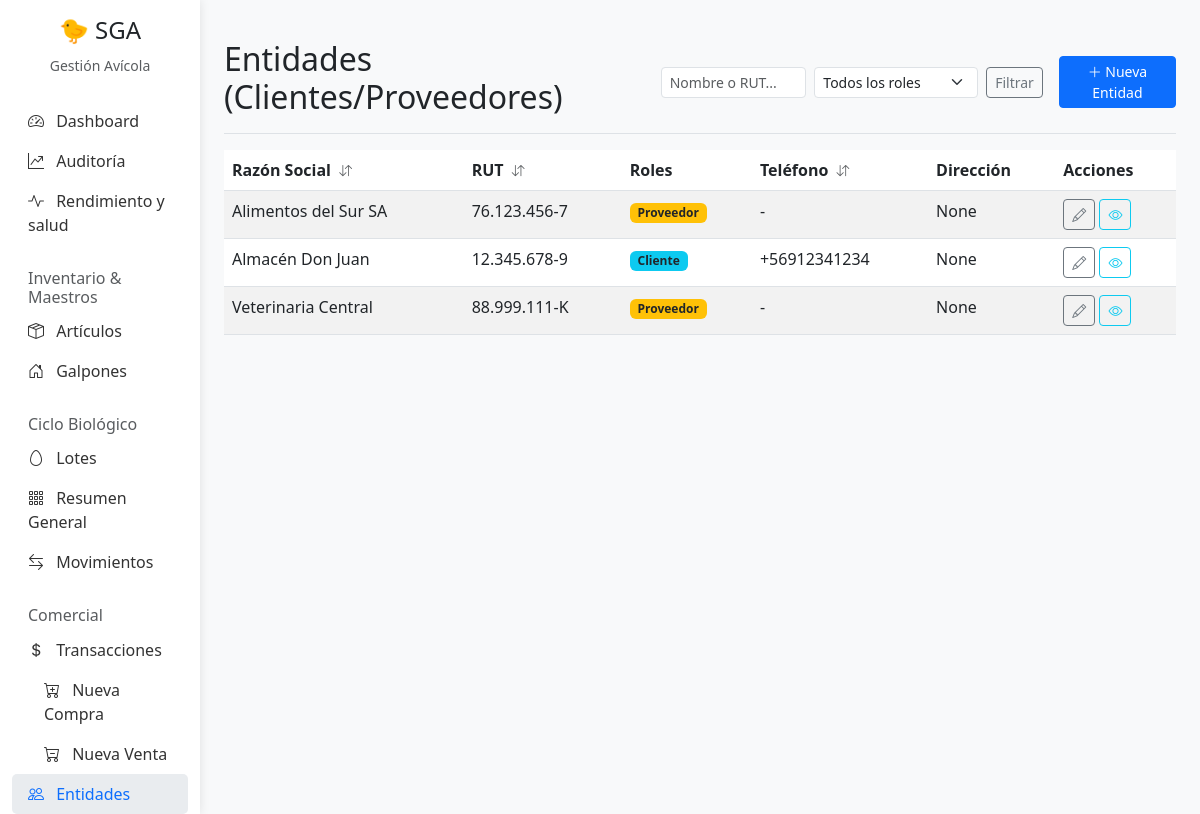
/entidades/, run on the app's committed database.
### Gestion/models.py (models this page shows, shortened)
class Entidad(models.Model):
    id_entidad = models.AutoField(primary_key=True)
    nombre_razon_social = models.CharField(max_length=200)
    rut = models.CharField(max_length=20, blank=True, null=True)
    es_cliente = models.BooleanField(default=False)
    es_proveedor = models.BooleanField(default=False)
    telefono = models.CharField(max_length=50, blank=True, null=True)
    direccion = models.CharField(max_length=250, blank=True, null=True)

### Gestion/views.py (the view)
# urls.py: path('entidades/', views.entidad_list, name='entidad-list'),
def entidad_list(request):
    query = request.GET.get('q', '')
    rol_filter = request.GET.get('rol', '')
    entidades = Entidad.objects.all()
    allowed_sort = ['nombre_razon_social', 'rut', 'telefono', 'email']
    ordering = get_ordering(request, allowed_sort, default_field='nombre_razon_social')
    entidades = entidades.order_by(ordering)
    if query:
        entidades = entidades.filter(
            Q(nombre_razon_social__icontains=query) |
            Q(rut__icontains=query)
        )
    if rol_filter == 'cliente':
        entidades = entidades.filter(es_cliente=True)
    elif rol_filter == 'proveedor':
        entidades = entidades.filter(es_proveedor=True)
    paginator = Paginator(entidades, 10)
    page_number = request.GET.get('page')
    page_obj = paginator.get_page(page_number)
    return render(request, 'Gestion/entidad_list.html', {
        'entidades': page_obj,
        'page_obj': page_obj,
        'is_paginated': page_obj.has_other_pages(),
        'paginator': paginator
    })

### Gestion/templatetags/gestion_extras.py (called while the page is built, shortened)
@register.simple_tag(takes_context=True)
def sort_header(context, label, field):
    request = context['request']
    current_sort = request.GET.get('sort', '')
    current_dir = request.GET.get('dir', 'asc')
    new_dir = 'asc'
    icon = '<i class="bi bi-arrow-down-up text-muted ms-1" style="font-size: 0.8em;"></i>'
    params = request.GET.copy()
    params['sort'] = field
    params['dir'] = new_dir
    if 'page' in params:
        del params['page']
    url = f"?{params.urlencode()}"
    html = f'<a href="{url}" class="text-decoration-none text-dark fw-bold" style="cursor: pointer;">{label} {icon}</a>'
    return mark_safe(html)

### Gestion/utils.py (called while the page is built)
def get_ordering(request, allowed_fields, default_field='-pk'):
    sort_by = request.GET.get('sort')
    direction = request.GET.get('dir', 'asc')
    ordering = default_field
    if sort_by in allowed_fields:
        if direction == 'desc':
            ordering = f'-{sort_by}'
        else:
            ordering = sort_by
    return ordering

### Gestion/templates/Gestion/entidad_list.html (shortened to what this page needs)
{% extends 'Gestion/base.html' %}
{% load gestion_extras %}
{% block content %}
<div class="d-flex justify-content-between flex-wrap flex-md-nowrap align-items-center pt-3 pb-2 mb-3 border-bottom">
    <h1 class="h2">Entidades (Clientes/Proveedores)</h1>
    <div class="d-flex align-items-center">
        <form class="d-flex me-3" method="get">
            <input class="form-control form-control-sm me-2" type="search" name="q" placeholder="Nombre o RUT..."
                value="{{ request.GET.q }}">
            <select class="form-select form-select-sm me-2" name="rol">
                <option value="">Todos los roles</option>
            </select>
            <button class="btn btn-sm btn-outline-secondary" type="submit">Filtrar</button>
        </form>
        <a href="{% url 'entidad-create' %}" class="btn btn-sm btn-primary">
            <i class="bi bi-plus-lg"></i> Nueva Entidad
        </a>
    </div>
</div>
<div class="table-responsive">
    <table class="table table-striped table-hover">
        <thead>
            <tr>
                <th>{% sort_header 'Razón Social' 'nombre_razon_social' %}</th>
                <th>{% sort_header 'RUT' 'rut' %}</th>
                <th>Roles</th>
                <th>{% sort_header 'Teléfono' 'telefono' %}</th>
                <th>Dirección</th>
                <th>Acciones</th>
            </tr>
        </thead>
        <tbody>
            {% for entidad in entidades %}
            <tr>
                <td>{{ entidad.nombre_razon_social }}</td>
                <td>{{ entidad.rut|default:"-" }}</td>
                <td>
                    {% if entidad.es_cliente %}<span class="badge bg-info text-dark">Cliente</span>{% endif %}
                    {% if entidad.es_proveedor %}<span class="badge bg-warning text-dark">Proveedor</span>{% endif %}
                </td>
                <td>{{ entidad.telefono|default:"-" }}</td>
                <td>{{ entidad.direccion|truncatechars:30|default:"-" }}</td>
                <td>
                    <a href="{% url 'entidad-update' entidad.pk %}" class="btn btn-sm btn-outline-secondary"><i
                            class="bi bi-pencil"></i></a>
                    <a href="{% url 'entidad-detail' entidad.pk %}" class="btn btn-sm btn-outline-info"
                        title="Ver Detalle"><i class="bi bi-eye"></i></a>
                </td>
            </tr>
            {% empty %}
            <tr>
                <td colspan="6" class="text-center">No hay entidades registradas.</td>
            </tr>
            {% endfor %}
        </tbody>
    </table>
</div>
{% endblock %}

### Gestion/templates/Gestion/base.html (style rules this page uses)
body { background-color: #f8f9fa; }

### data on the page
Entidad: nombre_razon_social "Alimentos del Sur SA", rut "76.123.456-7", es_proveedor "Proveedor", telefono "-", direccion "None"
Entidad: nombre_razon_social "Almacén Don Juan", rut "12.345.678-9", es_cliente "Cliente", telefono "+56912341234", direccion "None"
Entidad: nombre_razon_social "Veterinaria Central", rut "88.999.111-K", es_proveedor "Proveedor", telefono "-", direccion "None"
